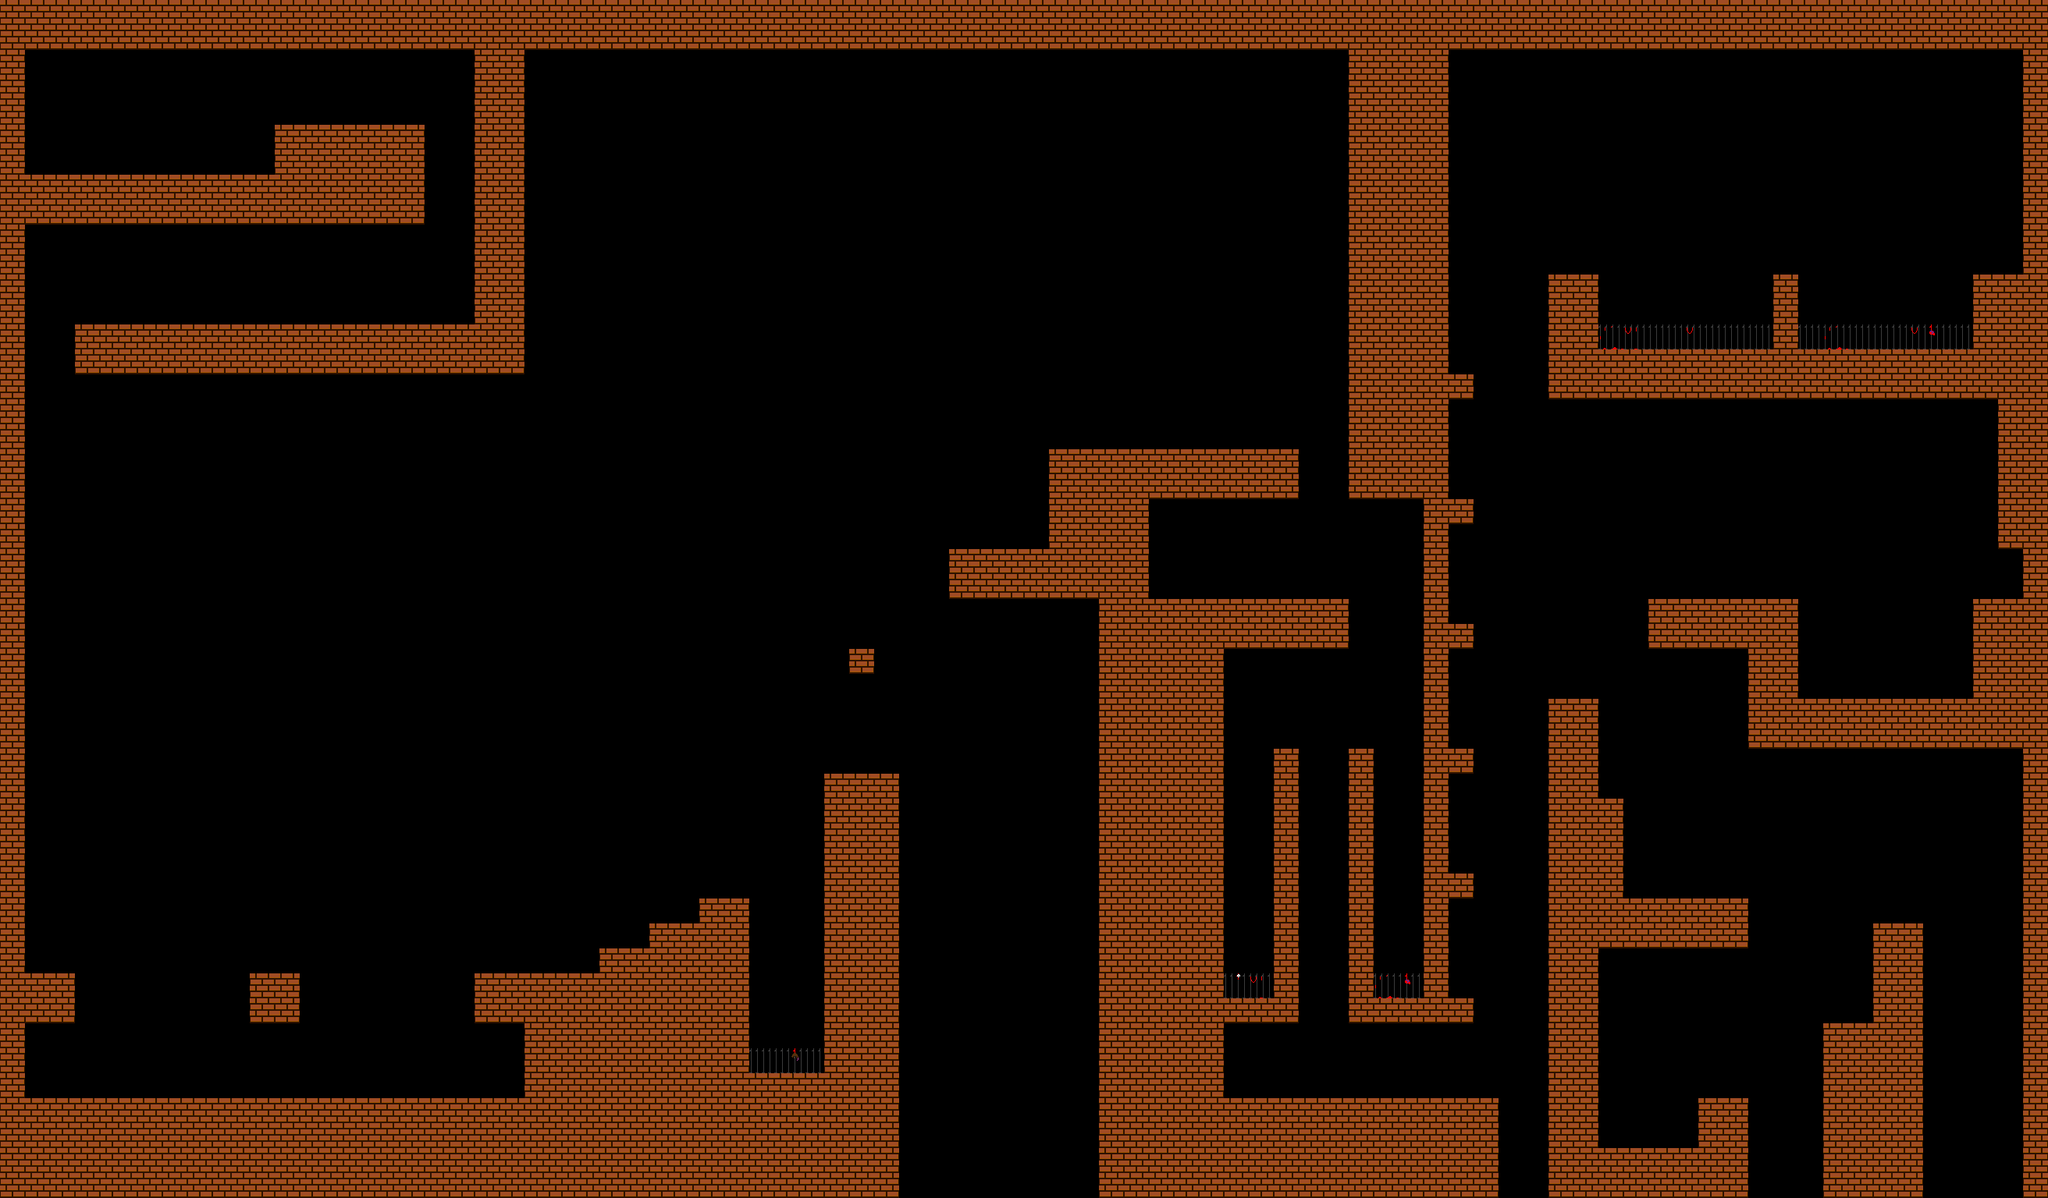

This game map was drawn from its Tiled (.tmx) file and the tilesets committed beside it. A one-line description and the trimmed map source follow:
An orthogonal 82x48 tile map with 32x32 px tiles, 2 tile layers (platforms, traps), 2 tilesets.

<map version="1.0" tiledversion="1.1.6" orientation="orthogonal" renderorder="right-down" width="82" height="48" tilewidth="32" tileheight="32" infinite="0" nextobjectid="1">
 <tileset firstgid="1" name="wall sprite 2" tilewidth="32" tileheight="32" tilecount="1" columns="1">
  <image source="../tilesets_backgrounds/wall sprite 2.png" width="32" height="32" />
 </tileset>
 <tileset firstgid="2" name="deathSpikes" tilewidth="32" tileheight="32" tilecount="9" columns="3">
  <image source="../tilesets_backgrounds/deathSpikes.png" width="96" height="96" />
 </tileset>
 <layer name="platforms" width="82" height="48">
  <data>[3936 cells, 1166 non-empty, 1 distinct tile ids]</data>
 </layer>
 <layer name="traps" width="82" height="48">
  <data>[3936 cells, 21 non-empty, 7 distinct tile ids]</data>
 </layer>
</map>